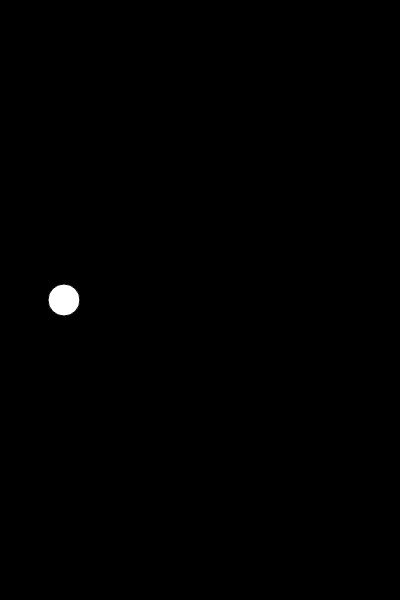
Frame 1 (no input)
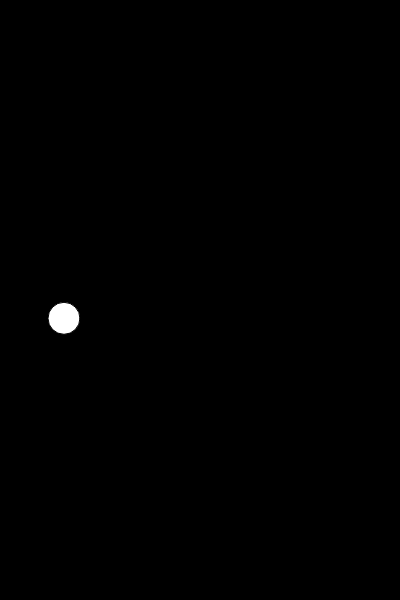
Frame 60 (no input)
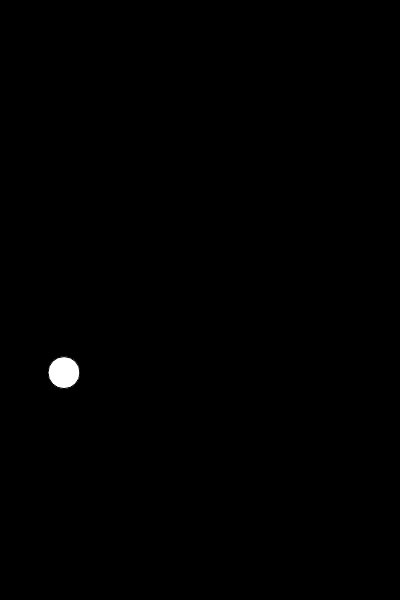
Frame 120 (the mouse pressed at the canvas centre since frame 60)

The p5.js sketch that drew these frames (run headless with seeded random() and noise() and a simulated clock; from frame 60 on, the mouse is pressed at the canvas centre):

// p5.js sketch
// ── sketch.js
var bird;
function setup() {
  createCanvas(400, 600);
  bird = new Bird();
}

function draw() {
  background(0);
  bird.update();
  bird.show();

}

// ── Bird.js
function Bird() {
  this.y = height/2;
  this.x = 64;

  this.gravity = 0.01;
  this.velocity = 0;

  this.show = function() {
    fill(255);
    ellipse(this.x, this.y, 32, 32);
  }
  this.update = function() {
    this.velocity += this.gravity;
    this.y += this.velocity;

  }
}
